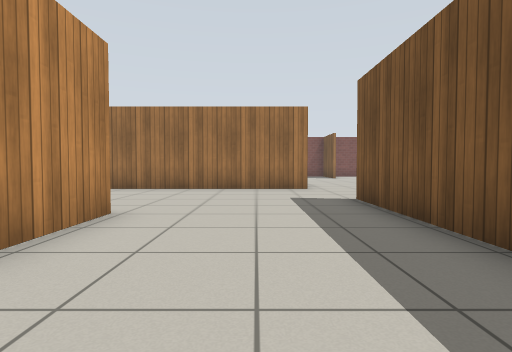
view 1 (above)

17 first-person views from a walk through a robot-simulator world made for Gazebo. The camera is 0.72 m above the floor, tilts 2° down and sees 80° across. The floor is counted in squares, 1 m on a side. Each view is taken from the middle of a square. On the plan, view 1 faces up. The plan holds only what a view shows up to about 10 squares ahead; the rest is blank. Simple patterns stand in for the simulator's built-in surfaces.

view 2
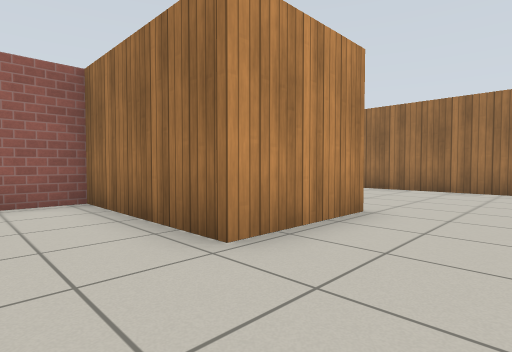

view 3
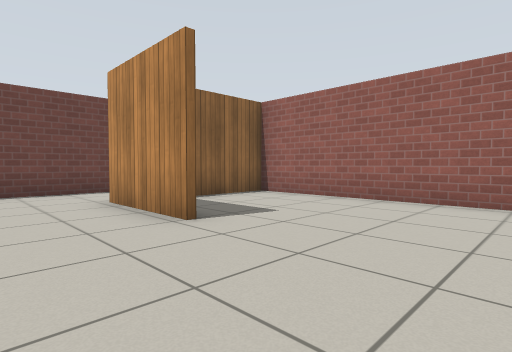

view 4
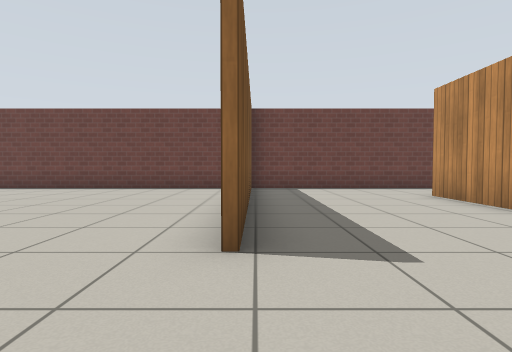

view 5
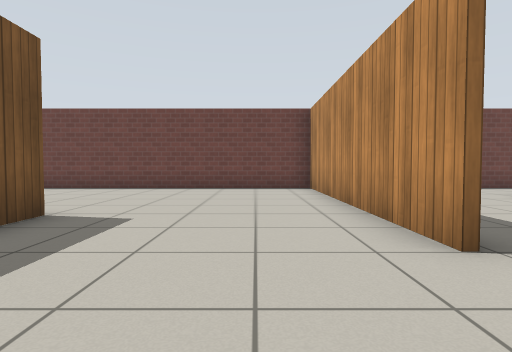

view 6
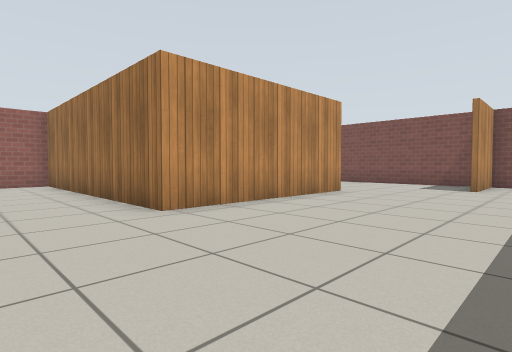

view 7
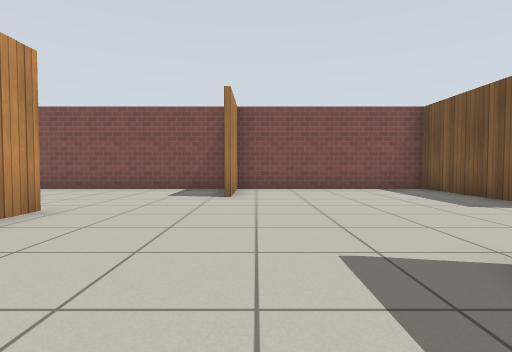

view 8
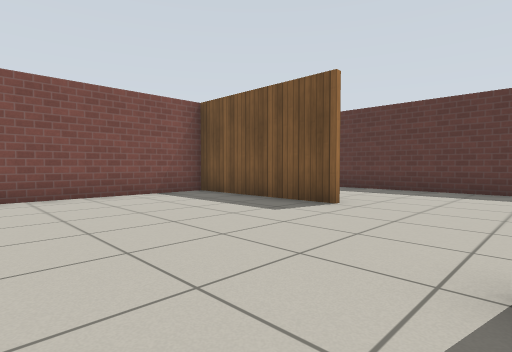

view 9
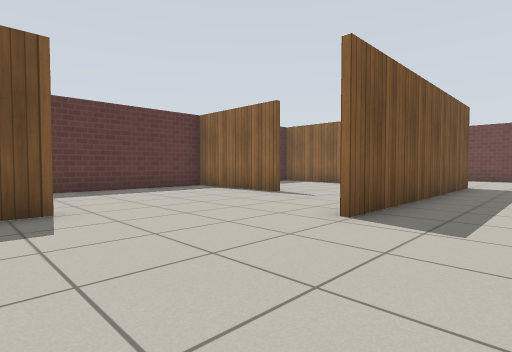

view 10
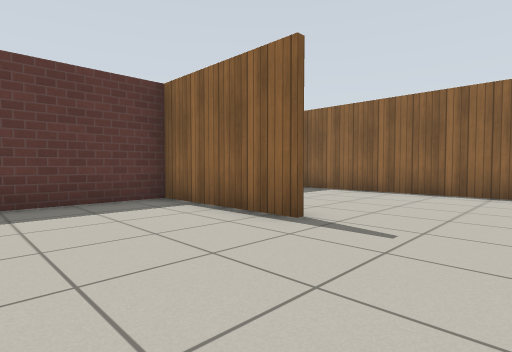

view 11
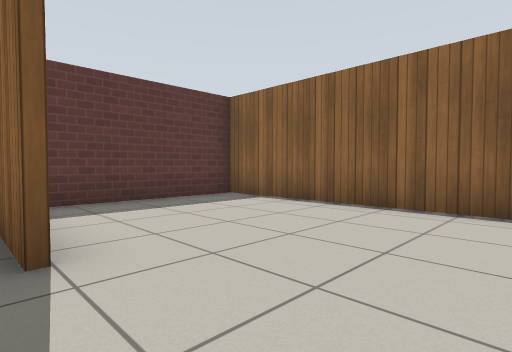

view 12
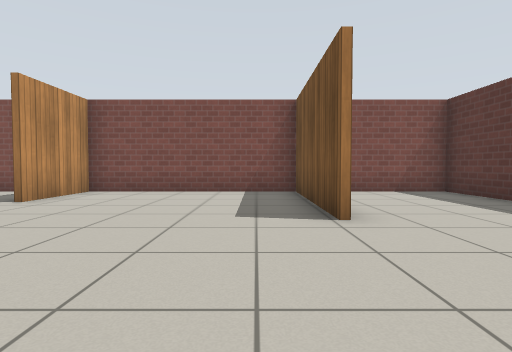

view 13
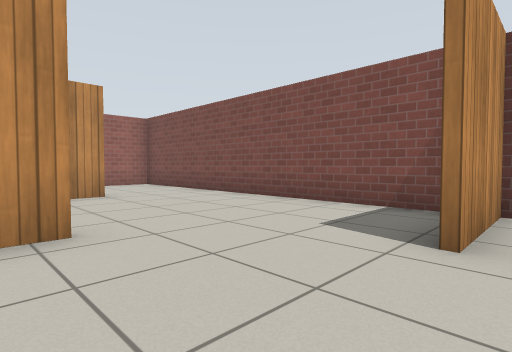

view 14
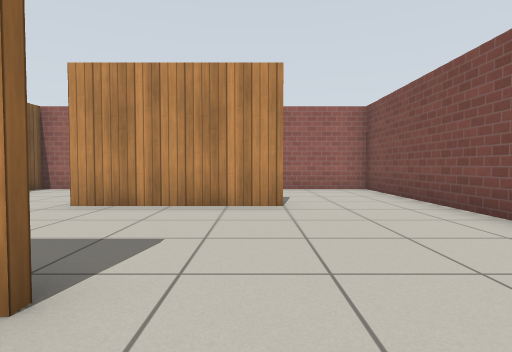

view 15
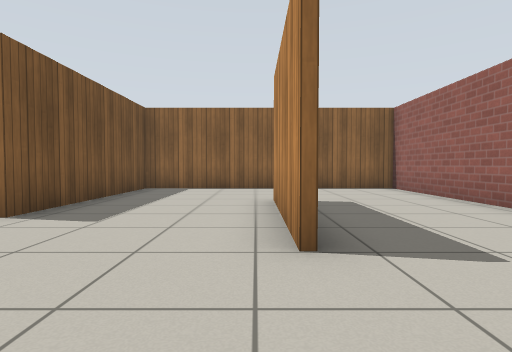

view 16
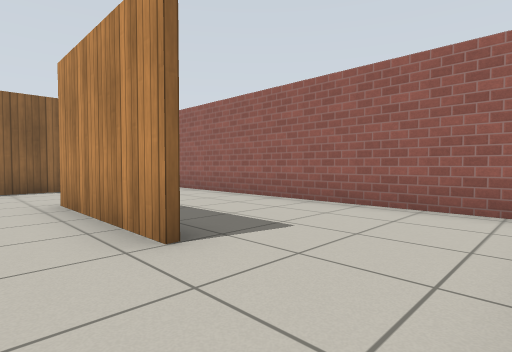

view 17
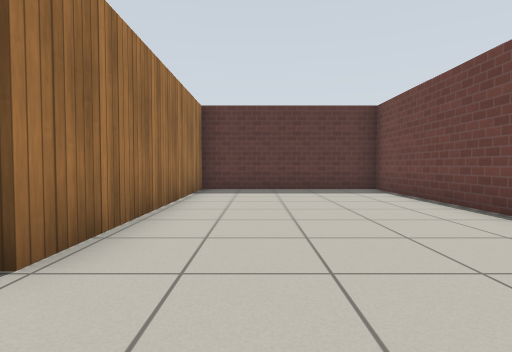

### Floor plan
Points are (right, up) in squares from view 1. A wall is a line through its corners. A room is listed if a view was taken in it or the views show most of it. See-through windows are left out.
Room 1 (views 1, 2, 3)
walls: (-2.2, 4.6) (-2.2, 1.8) (-6.4, 1.8); (-6.4, 1.9) (-4, 1.9); (-4.1, -0.6) (2.1, -0.6); (-6.3, 9) (-6.3, 0.5); (2.1, 0.1) (2.1, 6.5); (1.6, 9.3) (-5.9, 9.3)
ways out: opening at (2, 7.5) to room 2
Room 2 (views 4, 5, 6, 7, 8, 9, 10, 11, 12, 13, 14, 15, 16, 17)
walls: (1.6, 14.9) (1.6, 9.3); (2.3, 6.5) (2.3, -0.6) (14.2, -0.6) (14.2, 4.6) (7, 4.6) (7, 12.3); (10.5, 9.7) (14.2, 9.7) (14.2, 19.3) (11.5, 19.3); (10.1, 14.9) (10.1, 19.3) (4.4, 19.3) (4.4, 16.9); (8.4, 4.8) (14.2, 4.8) (14.2, 8.9); (4.1, 19.3) (-6.3, 19.3) (-6.3, 9.5) (1.4, 9.5) (1.4, 14.9); (-2.4, 16.5) (-2.4, 12.6)
ways out: opening at (2, 7.5) to room 1

Where each view was taken, in squares from view 1:
view 1: 0 up, 0 right, facing up
view 2: 0 up, 0 right, facing up-left
view 3: 8 up, 0 right, facing down-left
view 4: 9 up, 2 right, facing down
view 5: 9 up, 4 right, facing down
view 6: 7 up, 6 right, facing up-left
view 7: 10 up, 5 right, facing up
view 8: 12 up, 5 right, facing up-right
view 9: 16 up, 5 right, facing down-right
view 10: 13 up, 8 right, facing down-right
view 11: 10 up, 8 right, facing down-right
view 12: 11 up, 9 right, facing up
view 13: 14 up, 5 right, facing up-left
view 14: 16 up, 3 right, facing left
view 15: 19 up, 2 left, facing down
view 16: 19 up, 1 left, facing down-left
view 17: 3 up, 5 right, facing right
